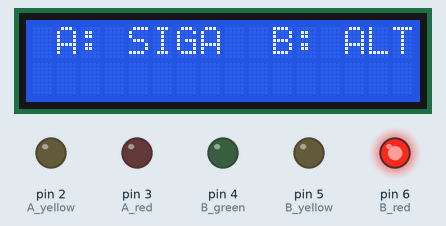
The sketch below on a simulated Arduino Uno, built with avr-gcc and run on an emulated ATmega328P. On the bench: 16×2 character LCD, output pins drawn as LEDs (lit = HIGH). Pins used as bus, display or sensor lines are not drawn; what the sketch prints to the serial monitor is not drawn.

Above: at 0.2 s.
At 5.1 s:
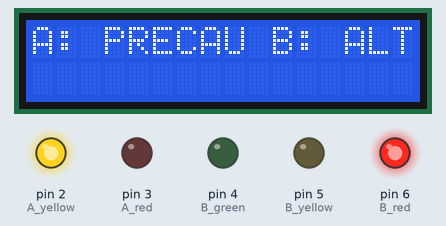
At 6.1 s:
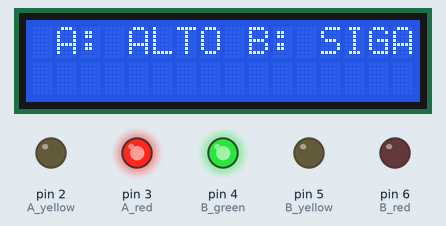
At 7.2 s:
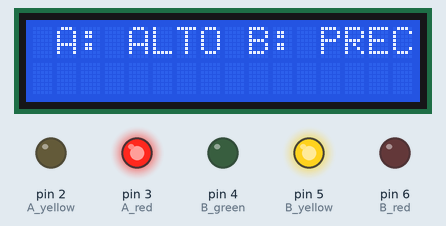
Timing chart, 0 to 40.0 s (numbered marks = the images above):
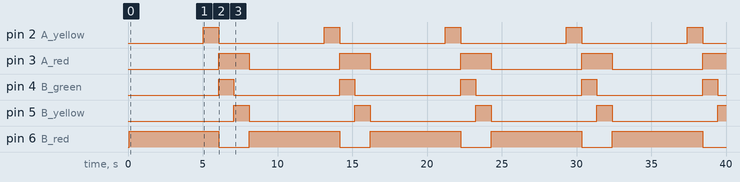

The sketch:

sema01.ino
```cpp
#include <Wire.h>
#include <LiquidCrystal_I2C.h>

// Dirección I2C del módulo (normalmente 0x27 o 0x3F)
LiquidCrystal_I2C lcd(0x27, 16, 2);

// Pines Semáforo A
constexpr int A_green = 1;
constexpr int A_yellow = 2;
constexpr int A_red = 3;

// Pines Semáforo B
constexpr int B_green = 4;
constexpr int B_yellow = 5;
constexpr int B_red = 6;


// Tiempo
unsigned long previousMillis = 0;
unsigned long interval = 0;

// Estados posibles del sistema
enum TrafficState {
  A_GREEN_B_RED,
  A_YELLOW_B_RED,
  A_RED_B_GREEN,
  A_RED_B_YELLOW
};

TrafficState currentState = A_GREEN_B_RED;

void setup() {
  Serial.begin(9600);   // Para monitor serial del IDE
  // Serial1.begin(9600); // Comunicación con ESP32
  // Pines como salida
  int allPins[] = {A_green, A_yellow, A_red, B_green, B_yellow, B_red};
  for (int i = 0; i < 6; i++) {
    pinMode(allPins[i], OUTPUT);
  }

  lcd.init();             // Inicializar LCD
  lcd.backlight();        // Encender retroiluminación
  lcd.setCursor(0, 0);
  lcd.print("SEMAFORO CUT");

  // Iniciar LCD
  // lcd.begin(16, 2);
  // lcd.setCursor(0, 0);
  // lcd.print(" Cruce Vehicular ");
  // lcd.setCursor(2, 1);
  // lcd.print("Microcontroladores");
  // delay(2000);
  // lcd.clear();
}

void updateLightsAndLCD() {
  unsigned long currentMillis = millis();

  switch (currentState) {
    case A_GREEN_B_RED:
      interval = 5000;
      if (currentMillis - previousMillis >= interval) {
        previousMillis = currentMillis;
        currentState = A_YELLOW_B_RED;
      }
      digitalWrite(A_green, HIGH);
      digitalWrite(A_yellow, LOW);
      digitalWrite(A_red, LOW);

      digitalWrite(B_green, LOW);
      digitalWrite(B_yellow, LOW);
      digitalWrite(B_red, HIGH);

      Serial.println("VERDE");
      lcd.setCursor(0, 0);
      lcd.print(" A: SIGA  B: ALTO ");
      break;

    case A_YELLOW_B_RED:
      interval = 1000;
      if (currentMillis - previousMillis >= interval) {
        previousMillis = currentMillis;
        currentState = A_RED_B_GREEN;
      }
      digitalWrite(A_green, LOW);
      digitalWrite(A_yellow, HIGH);
      digitalWrite(A_red, LOW);

      digitalWrite(B_green, LOW);
      digitalWrite(B_yellow, LOW);
      digitalWrite(B_red, HIGH);

      lcd.setCursor(0, 0);
      lcd.print("A: PRECAU B: ALTO");
      break;

    case A_RED_B_GREEN:
      interval = 1000;
      if (currentMillis - previousMillis >= interval) {
        previousMillis = currentMillis;
        currentState = A_RED_B_YELLOW;
      }
      digitalWrite(A_green, LOW);
      digitalWrite(A_yellow, LOW);
      digitalWrite(A_red, HIGH);

      digitalWrite(B_green, HIGH);
      digitalWrite(B_yellow, LOW);
      digitalWrite(B_red, LOW);

      lcd.setCursor(0, 0);
      lcd.print(" A: ALTO B: SIGA ");
      break;

    case A_RED_B_YELLOW:
      interval = 1000;
      if (currentMillis - previousMillis >= interval) {
        previousMillis = currentMillis;
        currentState = A_GREEN_B_RED;
      }
      digitalWrite(A_green, LOW);
      digitalWrite(A_yellow, LOW);
      digitalWrite(A_red, HIGH);

      digitalWrite(B_green, LOW);
      digitalWrite(B_yellow, HIGH);
      digitalWrite(B_red, LOW);

      lcd.setCursor(0, 0);
      lcd.print(" A: ALTO B: PRECA");
      break;
  }

  // Limpiar segunda línea
  lcd.setCursor(0, 1);
  lcd.print("                ");
}

void loop() {
  updateLightsAndLCD();
}
```

Measured:
- by itself, pin 2 (A_yellow), pin 4 (B_green), pin 5 (B_yellow): alternates HIGH for 1.0 s and LOW for 7.1 s
- by itself, pin 3 (A_red): alternates HIGH for 2.0 s and LOW for 6.1 s
- by itself, pin 6 (B_red): alternates HIGH for 6.1 s and LOW for 2.0 s
- what the display in image 1 shows lasts 1.0 s, from 5.1 s to 6.1 s
